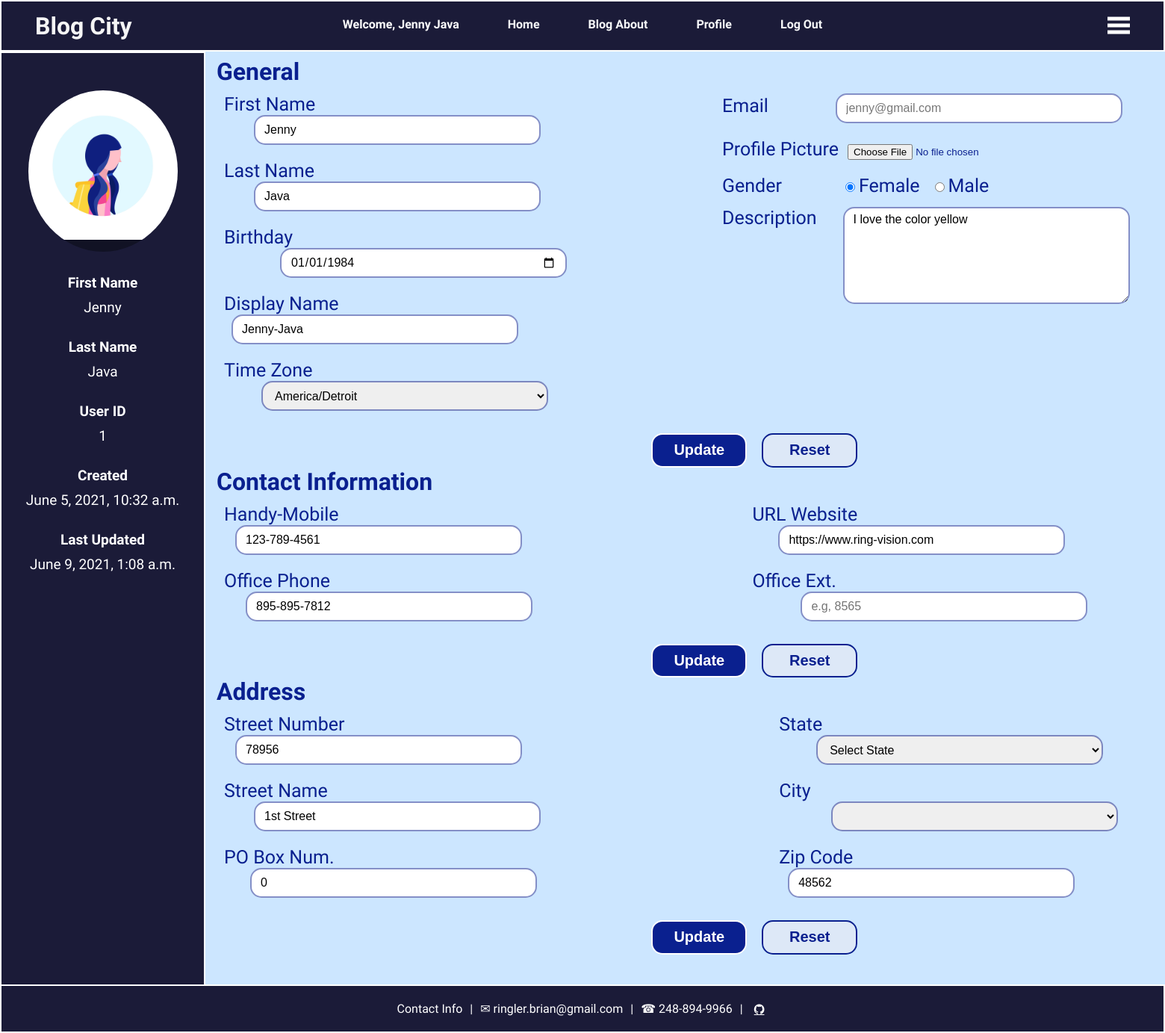
The page /profile/ (signed in) on the database its author committed.
### blog_app/models.py (models this page shows, shortened)
class User(models.Model):
    first_name = models.CharField(max_length=25, null=False)
    last_name = models.CharField(max_length=25, null=False)
    dob = models.DateField(null=False)
    timezone = models.CharField(max_length=45, default='US/Eastern', null=False)
    email = models.EmailField(max_length=75, unique=True, null=False)
    display_name = models.CharField(max_length=255, null=True)
    picture = models.ImageField(default='default-img.jpg', upload_to='profile_pic',null=True, blank=True)
    gender = models.CharField(max_length=6, null=True)
    description = models.CharField(max_length=255, null=True)
    password= models.CharField(max_length=155,null=False)
    created_at = models.DateTimeField(auto_now_add=True)
    updated_at = models.DateTimeField(auto_now=True)
    objects = ValidationManger()

class ContactInfo(models.Model):
    mobile_phone = models.CharField(max_length=12, null=True, unique=True)
    office_phone = models.CharField(max_length=12, null=True, unique=False)
    office_text = models.CharField(max_length=10, null=True)
    url = models.URLField(max_length=200, unique=False, null=True)
    user = models.OneToOneField(User, related_name='user_contact', on_delete=models.CASCADE, primary_key=True)
    created_at = models.DateTimeField(auto_now_add=True)
    updated_at = models.DateTimeField(auto_now=True)

class Address(models.Model):
    street_number = models.IntegerField(null=True)
    street_name = models.CharField(max_length=100, null=True)
    po_box = models.IntegerField(null=True)
    state = models.CharField(max_length=50, null=True)
    city = models.CharField(max_length=100, null=True)
    zip_code = models.CharField(max_length=15, null=True)
    user = models.OneToOneField(User, related_name='user_address', on_delete=models.CASCADE, primary_key=True)
    created_at = models.DateTimeField(auto_now_add=True)
    updated_at = models.DateTimeField(auto_now=True)

### blog_app/views.py (the view, shortened to what this page needs)
# urls.py: path('profile/', views.profile_view, name="profile_view"),
def profile_view(request):
    active_id = request.session['active_user_id']
    time_zones = time_zone()
    context = {
        'general' : User.objects.get(id=active_id),
        'contact' : ContactInfo.objects.get(user_id=active_id),
        'address' : Address.objects.get(user_id=active_id),
        'date' : str(User.objects.get(id=active_id).dob),
        'time_zones' : time_zones
    }
    user = User.objects.get(id=active_id)
    return render(request, 'user_profile.html', context)

### blog_app/views.py (called while the page is built)
def time_zone():
    timezone_list = []
    remove_2 = ['GB', 'NZ']
    remove_3 = ['EET','EST','ETC','GMT','HST','WET',
                'UCT', 'UTC', 'MET','MST','PRC', 'ROC','ROK', 'CET']
    remove_4 = ['W-SU', 'W-SU']
    remove_5 = ['GMT+0', 'GMT-0']
    remove_7 = ['MST7MDT', 'NZ-CHAT', 'GB-Eire', 'PST8PDT', 'EST5EDT', 'CST6CDT']
    idx = 1
    for tz in pytz.all_timezones:
        if tz[0:4] == 'Etc/':
            pass
        elif tz[0:2] in remove_2 and len(tz) == 2:
            pass
        elif tz[0:3] in remove_3 and len(tz) == 3:
            pass
        elif tz[0:4] in remove_4 and len(tz) == 4 :
            pass
        elif tz[0:5] in remove_5 and len(tz) == 5 :
            pass
        elif tz[0:7] in remove_7 and len(tz) == 7:
            pass
        else:
            timezone_list.append((idx,tz))
            idx += 1
    return timezone_list

### blog_app/templates/user_profile.html (shortened to what this page needs)
{% extends "base.html" %}
{% block head %}
    {% load static %}
    <link rel="stylesheet" href="{% static 'css/user_profile.css' %}" />
    <link rel="stylesheet" href="{% static 'css/profile_footer.css' %}" />
{% endblock head %}
{% block content %}
<div class="main-wrapper">
    <div class="left-side-bar image">
        <img src="{{ general.picture.url }}"
        alt="Image of the user">
        <h4>First Name</h4>
        <p>{{ request.session.active_user_first }}</p>
        <h4>Last Name</h4>
        <p>{{ request.session.active_user_last }}</p>
        <h4>User ID</h4>
        <p>{{ request.session.active_user_id }}</p>
        <h4>Created</h4>
        <p>{{ general.created_at }}</p>
        <h4>Last Updated</h4>
        <p>{{ general.updated_at }}</p>
    </div>
    <div class="general sec-1">
        <h1 class="sec-heading">General</h1>
        <form action="/profile/" method="POST" id="general-frm" name="general-frm">
            <div class="left-general">
                <div>
                    <label for="first-name">First Name</label>
                    <input type="text" name="user-first-nm" id="first-name" placeholder="Randy" value="{{ general.first_name }}">
                </div>
                <div>
                    <label for="last-name">Last Name</label>
                    <input type="text" name="user-last-nm" id="last-name" placeholder="Jackson" value="{{ general.last_name }}">
                </div>
                <div>
                    <label for="user-dob">Birthday</label>
                    <input type="date" name="user-dob-nm" id="user-dob" min="1900-01-01" max="2025-01-01" value="{{ date }}">
                </div>
                <div>
                    <label for="display-name">Display Name</label>
                    <input type="text" name="user-display-nm" id="display-name" maxlength="50" placeholder="The name you would like displayed" value="{{ general.display_name }}" required>
                </div>
                <div>
                    <label for="time-zone">Time Zone</label>
                        <select name="time-zone-nm" class="states" id="time-zone" required>
                            <option value="0">{{ general.timezone }}</option>
                        </select>
                </div>
            </div>
            <div class="right-general">
                <div>
                    <label for="email">Email</label>
                    <input type="email" name="user-email-nm" id="user-email" placeholder="my-name@coolmail.com" value="{{ general.email }}" readonly="readonly">
                </div>
                <div>
                    <label for="avatar">Profile Picture</label>
                    <input type="file"
                            id="avatar" name="user-avatar-nm"
                            accept="image/*" value="{{ general.picture.url }}">
                </div>
                <div class="gender-radio">
                    <p>Gender</p>
                    <div>
                        <input type="radio" id="gen-female" name="user-gender-nm" value="Female" {% if general.gender == 'Female' %} {{ 'checked' }}{% endif %}>
                        <label for="gen-female">Female</label>
                    </div>
                    <div>
                        <input type="radio" id="gen-male" name="user-gender-nm" value="Male" {% if general.gender == 'Male' %} {{ 'checked' }}{% endif %}>
                        <label for="gen-male">Male</label>
                    </div>
                </div>
                    <div class="register-details">
                        <label for="description">Description</label>
                        <textarea id="description" name="user-desc-nm" maxlength="250" rows="15" cols="12" placeholder="Tell us a little about you in less than 250 characters">{{ general.description }}</textarea>
                    </div>
            </div>
        </form>
                <div class="general-btns">
                    <input type="submit" form="general-frm" id="gen-update-btn" value="Update"/>
                    <button onClick="resetGeneralInfo()" id="gen-reset-btn">Reset</button>
                </div>
    </div>
    <div class="contact sec-2">
        <h1 class="sec-heading">Contact Information</h1>
        <form action="/profile/contact-update/" method="POST" id="contact-frm" name="contact-frm">
            <div class="left-contact">
                <div>
                    <label for="handy-phone-num">Handy-Mobile</label>
                    <input type="tel" name="handy-phone-nm" id="handy-phone-num" pattern="[0-9]{3}-[0-9]{3}-[0-9]{4}" placeholder="Required format...555-121-1212" value="{{ contact.mobile_phone }}" required>
                </div>
                <div>
                    <label for="office-phone-num">Office Phone</label>
                    <input type="tel" name="office-nm" id="office-phone-num" pattern="[0-9]{3}-[0-9]{3}-[0-9]{4}" placeholder="Required format...555-121-1212" value="{{ contact.office_phone }}" required>
                </div>
            </div>
            <div class="right-contact">
                <div>
                    <label for="contact-url">URL Website</label>
                    <input type="url" name="url-nm" id="contact-url" value="{{ contact.url }}" placeholder="https://.example.com">
                </div>
                <div>
                    <label for="office-phone-ext">Office Ext.</label>
                    <input type="number" name="office-text-nm" id="office-phone-ext" min="0" max="99999" value="{{ contact.office_text }}" placeholder="e.g, 8565" >
                </div>
            </div>
        </form>
        <div class="contact-btns">
            <input type="submit" form="contact-frm" id="cont-update-btn" value="Update"/>
            <button onClick="resetContactInfo()" id="cont-reset-btn">Reset</button>
        </div>
    </div>
    <div class="address sec-3">
        <h1 class="sec-heading">Address</h1>
        <form action="/profile/address-update/" method="POST" id="address-frm" name="address-frm">
            <div class="left-address">
                <div>
                    <label for="str-num">Street Number</label>
                    <input type="number" id="str-num" name="street-number-nm" min="0" max="999999" placeholder="1422" value="{{ address.street_number }}" required>
                </div>
                <div>
                    <label for="str-name">Street Name</label>
                    <input type="text" id="str-name" name="street-name-nm" placeholder="Oak Lane Dr." value="{{ address.street_name }}" required>
                </div>
                <div>
                    <label for="po-box">PO Box Num.</label>
                    <input type="number" id="po-box" name="po-box-nm" placeholder="Enter numbers only e.g., 1459" min="0" max="999999" value="{{ address.po_box }}">
                </div>
            </div>
            <div class="right-address">
                <div>
                    <label for="address-state">State</label>
                    <select name="states-nm" class="states" id="address-state" onchange="populateCity()" required>{{ address.state }}</select>
                </div>
                <div>
                    <label for="address-city">City</label>
                    <select name="address-city-nm"  id="address-city" value="" required>{{ address.city }}</select>
                </div>
                <div>
                    <label for="zip-code">Zip Code</label>
                    <input type="number" name="zip-address-nm" id="zip-code" placeholder="48326" value="{{ address.zip_code }}"/>
                </div>
            </div>
        </form>
        <div class="address-btns">
            <input type="submit" form="address-frm" id="add-update-btn" value="Update"/>
            <button onClick="resetAddressInfo()" id="add-reset-btn">Reset</button>
        </div>
    </div>
</div>
{% endblock %}

### blog_app/templates/navbar.html (shortened to what this page needs)
<div class="wrapper-navbar">
    <nav class="navbar">
      <span class="side-bar">
        <a href="#" onclick="openSlideMenu()">
          <svg width="30" height="30">
            <path d="M0, 5 30, 5" stroke="#fff" stroke-width="5" />
            <path d="M0, 14 30, 14" stroke="#fff" stroke-width="5" />
            <path d="M0, 23 30, 23" stroke="#fff" stroke-width="5" />
          </svg>
        </a>
      </span>
      <span class="title">Blog City</span>
      <ul class="navbar-nav">
        {% if request.session.logged_in == True %}
            <li>Welcome, {{request.session.active_user_first}} {{request.session.active_user_last}}</li>
            <li><a href="{% url 'home_view' %}">Home</a></li>
            <li><a href="{% url 'blog_view' %}">Blog About</a></li>
            <li><a href="{% url 'profile_view' %}">Profile</a></li>
            <li><a href="{% url 'log_out' %}">Log Out</a></li>
          {% else %}
            <li><a href="{% url 'home_view' %}">Home</a></li>
            <li><a href="{% url 'login_view' %}">Login</a></li>
            <li><a href="{% url 'register_view' %}">Register</a></li>
        {% endif %}
      </ul>
    </nav>
</div>

### blog_app/static/css/base.css (style rules this page uses)
* { margin: 0; padding: 0; box-sizing: border-box; }
body { height: 100%; font-family: 'Work Sans', sans-serif; background: rgba(204,230,255,1); color: rgb(10, 32, 143); }
label { font-size: 25px; }
input[type="file"], input[type="radio"] { margin-bottom: 20px; }
input[type="text"], input[type="email"], input[type="date"], input[type="tel"], input[type="url"], input[type="number"], input[type="password"], textarea, select { border-radius: 15px; border: 2px solid rgb(10, 32, 143,.5); padding: 6px 12px; margin-bottom: 20px; height: 2.5rem; width: 24rem; font-size: 1.0rem; font-family: 'Poppins', sans-serif; resize: vertical; }
textarea { height: 5rem; }
input[type="submit"], button { height: 2.85rem; width: 8rem; font-size: 1.25rem; font-weight: bold; border: 2px solid white; border-radius: 15px; background-color: rgb(10, 32, 143); color: white; }
button { background: rgba(235, 235, 240, 0.548); border: 2px solid rgb(10, 32, 143); color: rgb(10, 32, 143); }

### blog_app/static/css/nav_bar.css (style rules this page uses)
* { margin: 0; padding: 0; box-sizing: border-box; }
.wrapper-navbar { position: sticky; top: 0px; background-color:#1b1b38; border: 2px solid white; width: 100%; }
.side-bar { position: absolute; right:45px; margin-top: 5px; }
.title { position: absolute; left: 45px; font-weight: bold; font-family: 'ZCOOL KuaiLe', cursive; font-size: 2rem; color: whitesmoke; }
.navbar { display: flex; flex-wrap: row wrap; justify-content: center; align-items: center; background: #1b1b38; overflow: hidden; height: 65px; font-weight: bold; }
.navbar-nav { display: flex; flex-direction: row; justify-content: center; align-items: center; font-size: 1.0rem; }
.navbar a { margin: 0 0 0 65px; text-decoration: none; color: #f8f9fa; }
.navbar ul { list-style: none; margin: 0 0 5px 0; }
li { list-style-type: none; color: white; }

### blog_app/static/css/footer.css (style rules this page uses)
* { margin: 0; padding: 0; box-sizing: border-box; }

### blog_app/static/css/profile_footer.css (style rules this page uses)
* { margin: 0; padding: 0; box-sizing: border-box; }

### rows shown on the page
User: session.active_user_first "Jenny", session.active_user_last "Java", picture (picture), created_at "June 5, 2021, 10:32 a.m.", updated_at "June 9, 2021, 1:08 a.m.", user-first-nm "Jenny", user-last-nm "Java", user-display-nm "Jenny-Java", time-zone-nm "America/Detroit", user-email-nm "jenny@gmail.com", gender "☑ Female", gender "☐ Male", user-desc-nm "I love the color yellow"
ContactInfo: handy-phone-nm "123-789-4561", office-nm "895-895-7812", url-nm "https://www.ring-vision.com"
Address: street-number-nm "78956", street-name-nm "1st Street", po-box-nm "0", states-nm "Select State", zip-address-nm "48562"

### other values the page prints
{{ request.session.active_user_id }} "1"
